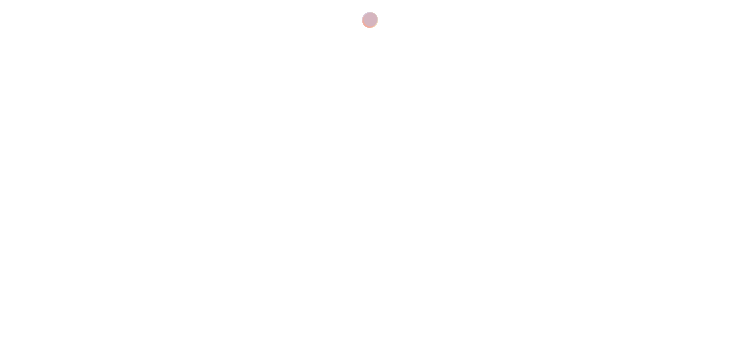
Frame 1 (no input)
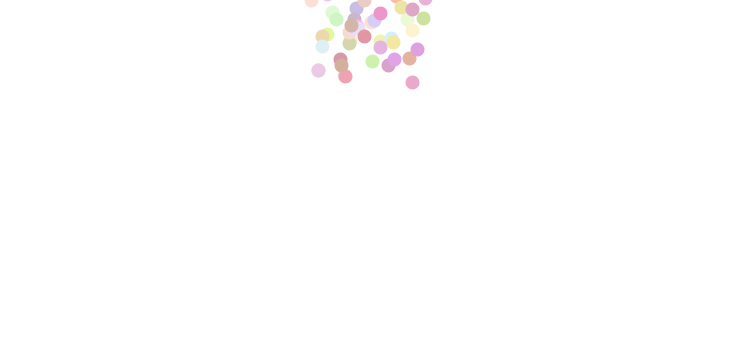
Frame 60 (the mouse pressed at the canvas centre just before this capture)
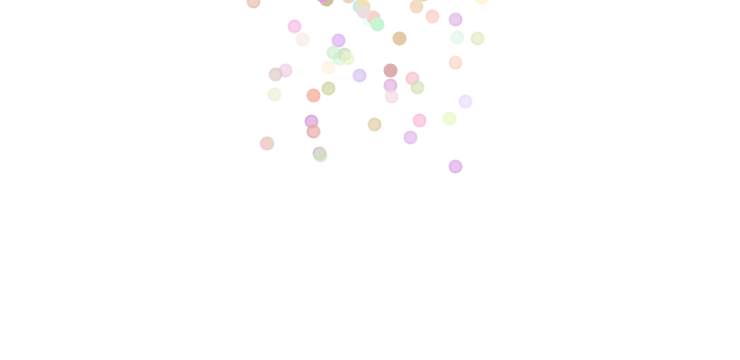
Frame 120 (the mouse held since frame 60 and released just before this capture)

The Processing sketch that drew these frames (run headless with seeded random() and noise(); from frame 60 on, the mouse is pressed at the canvas centre):

// Processing sketch: rainyRainbow
// ── rainyRainbow.pde
Particle p;
ArrayList<Particle> particles;
float c;
int count;

void setup() {
  size(740,360);
  p = new Particle(new PVector(width/2, 20));
  particles = new ArrayList<Particle>();
  for (int i=0; i < 50; i++) {
    particles.add(new Particle(new PVector(width/2, 20)));
  }
}
void draw() {
  background(255);
  if (count%7 == 0) {
    particles.add(new Particle(new PVector(width/2, 20)));
  }
  for (int i=particles.size()-1; i > 0 ; i--) {
    Particle p = particles.get(i);
    p.update();
    p.display();
    if (p.isDead()) {
      particles.remove(i);
    }
  }
  count++;
}

class Particle {
  PVector loc;
  PVector acc;
  PVector vel;
  float lifeSpan = 400;
  float r,g,b;

  Particle(PVector l) {
    acc = new PVector(0, 0.006);
    vel = new PVector(random(-1,1), random(-1,1));
    loc = l.get();
  }
  void update() {
    vel.add(acc);
    loc.add(vel);
    lifeSpan -= 2;
  }
  void display() {
    r = random(200,255);
    g = random(150,255);
    b = random(150,255);
    println(c);
    stroke(color(r,g,b), lifeSpan);
    strokeWeight(2);
    fill(color(r,g,b),lifeSpan);
    ellipse(loc.x, loc.y, 12, 12); 
  }
  boolean isDead() {
    if (lifeSpan <= 0) {
      return true;
    } else {
      return false;
    }
  }
}
